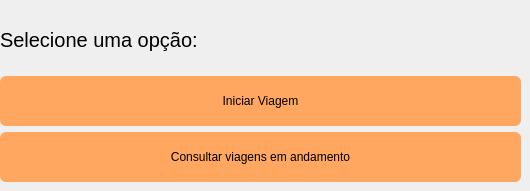
        <widget class="QWidget" name="page_19">
         <widget class="QWidget" name="verticalLayoutWidget_6">
          <property name="geometry">
           <rect>
            <x>0</x>
            <y>10</y>
            <width>521</width>
            <height>172</height>
           </rect>
          </property>
          <layout class="QVBoxLayout" name="verticalLayout_7">
           <item>
            <widget class="QLabel" name="label_27">
             <property name="styleSheet">
              <string notr="true">font-size:20px; color:black;</string>
             </property>
             <property name="text">
              <string>Selecione uma opção:</string>
             </property>
            </widget>
           </item>
           <item>
            <widget class="QPushButton" name="pushButton_18">
             <property name="minimumSize">
              <size>
               <width>0</width>
               <height>50</height>
              </size>
             </property>
             <property name="styleSheet">
              <string notr="true">QPushButton {
    background-color: #FFA761;
    color: black;              
    border-radius: 6px;        
}

QPushButton:hover {
    background-color: #eb9021; 
}</string>
             </property>
             <property name="text">
              <string>Iniciar Viagem</string>
             </property>
            </widget>
           </item>
           <item>
            <widget class="QPushButton" name="pushButton_19">
             <property name="minimumSize">
              <size>
               <width>100</width>
               <height>50</height>
              </size>
             </property>
             <property name="styleSheet">
              <string notr="true">QPushButton {
    background-color: #FFA761;
    color: black;              
    border-radius: 6px;        
}

QPushButton:hover {
    background-color: #eb9021; 
}</string>
             </property>
             <property name="text">
              <string>Consultar viagens em andamento</string>
             </property>
            </widget>
           </item>
          </layout>
         </widget>
        </widget>
